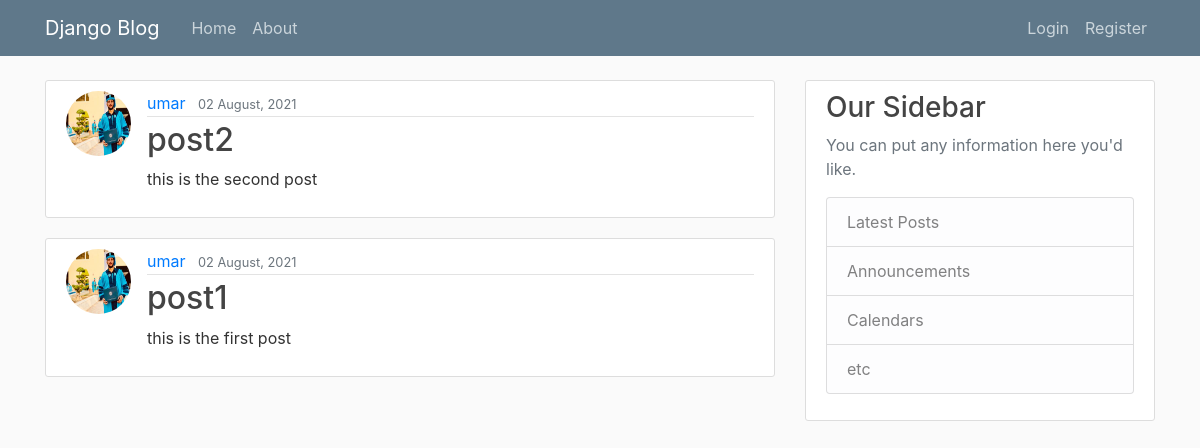
The app's page /, older data.
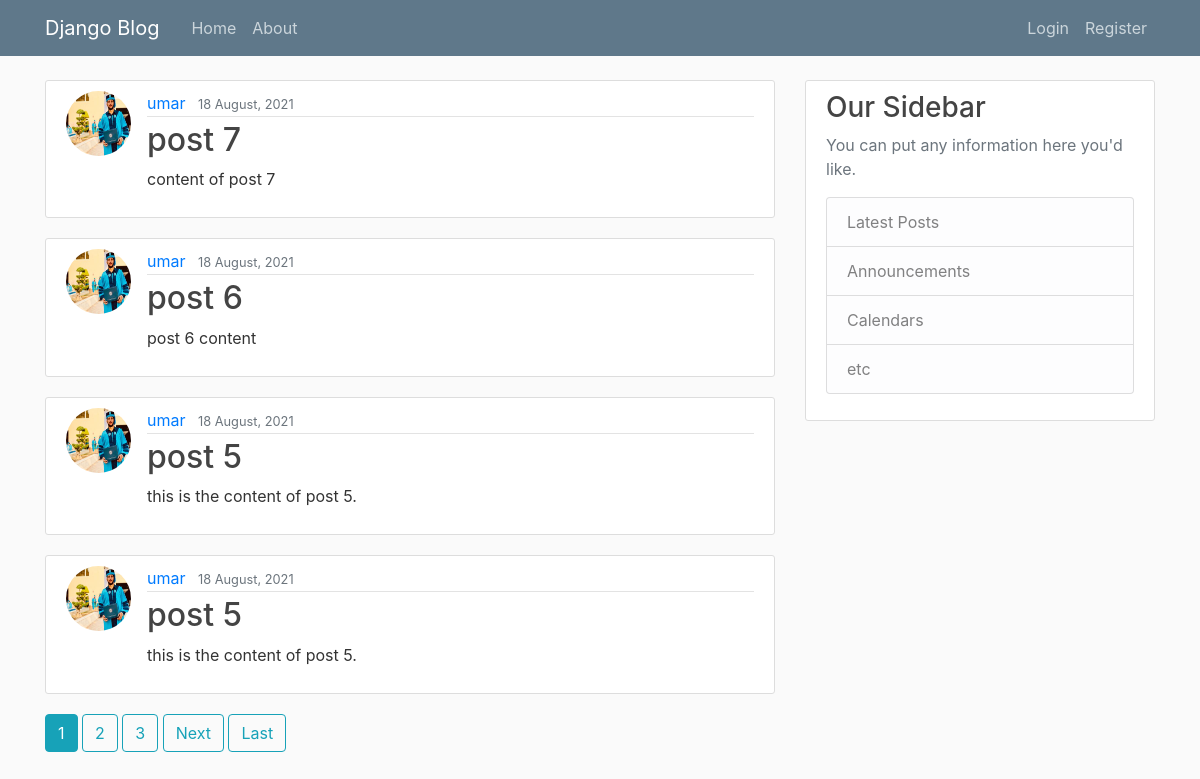
The same page, newer data.
### blog/models.py (models this page shows, shortened)
class Post(models.Model):
    title=models.CharField(max_length=40)
    content=models.TextField()
    date_posted=models.DateTimeField(default=timezone.now)
    author=models.ForeignKey(User, on_delete=models.CASCADE)

### users/models.py (models this page shows, shortened)
class Profile(models.Model):
    user = models.OneToOneField(User, on_delete=models.CASCADE)
    image=models.ImageField(default='default.jpg', upload_to='profile_pics')

### blog/views.py (the view)
# urls.py: path('', postlistview.as_view(), name='blog-home'),
class postlistview(ListView):           #Example of class based views.
    model= Post
    template_name = 'blog/home.html'   # <app>/<model>_<viewpoint>.html
    context_object_name = 'posts'
    ordering = ['-date_posted']
    paginate_by = 4            #number of post objects which should be shown per page

### blog/templates/blog/home.html (shortened to what this page needs)
{% extends 'blog/base.html' %}
{% block content %}
    {% for post in posts %}
    <article class="media content-section">
      <img class="rounded-circle article-img" src="{{ post.author.profile.image.url }}">
        <div class="media-body">
          <div class="article-metadata">
            <a class="mr-2" href="{% url 'user-posts' post.author.username %}">{{ post.author }}</a>
            <small class="text-muted">{{ post.date_posted |date:'d F, Y' }}</small>
          </div>
          <h2><a class="article-title" href="{% url 'post-detail' post.id %}">{{ post.title }}</a></h2>
          <p class="article-content">{{ post.content }}</p>
        </div>
      </article>
    {%endfor%}
    {% if is_paginated %}
    {% for num in page_obj.paginator.page_range %}
      {% if page_obj.number == num %}                                      <! Middle loop and if else is to manage the number of pages >
        <a class="btn btn-info mb-4" href="?page={{ num }}">{{ num }}</a>  <! at front and back of the present page. >
      {% elif num > page_obj.number|add:'-3' and num < page_obj.number|add:'3' %}
        <a class="btn btn-outline-info mb-4" href="?page={{ num }}">{{ num }}</a>
      {% endif %}
    {% endfor %}
    {% if page_obj.has_next %}  <! this blcok of code put the Next and Last buttons only if the current page is not the last page.>
      <a class="btn btn-outline-info mb-4" href="?page={{ page_obj.next_page_number }}">Next</a>
      <a class="btn btn-outline-info mb-4" href="?page={{ page_obj.paginator.num_pages }}">Last</a>
    {% endif %}
  {% endif %}
{% endblock content %}

Row changes from the older to the newer data that the page shows:
no longer on this page (row edited): Post: author.profile.image (picture), author "umar", date_posted "02 August, 2021", title "post2", content "this is the second post"
no longer on this page (row unchanged): Post: author.profile.image (picture), author "umar", date_posted "02 August, 2021", title "post1", content "this is the first post"
added Post: author.profile.image (picture), author "umar", date_posted "18 August, 2021", title "post 7", content "content of post 7"
added Post: author.profile.image (picture), author "umar", date_posted "18 August, 2021", title "post 6", content "post 6 content"
added Post: author.profile.image (picture), author "umar", date_posted "18 August, 2021", title "post 5", content "this is the content of post 5."
added Post: author.profile.image (picture), author "umar", date_posted "18 August, 2021", title "post 5", content "this is the content of post 5."
Text that changed along with them:
new list line: "1"
new list line: "2"
new list line: "3"
text now shown: "Next Last"
